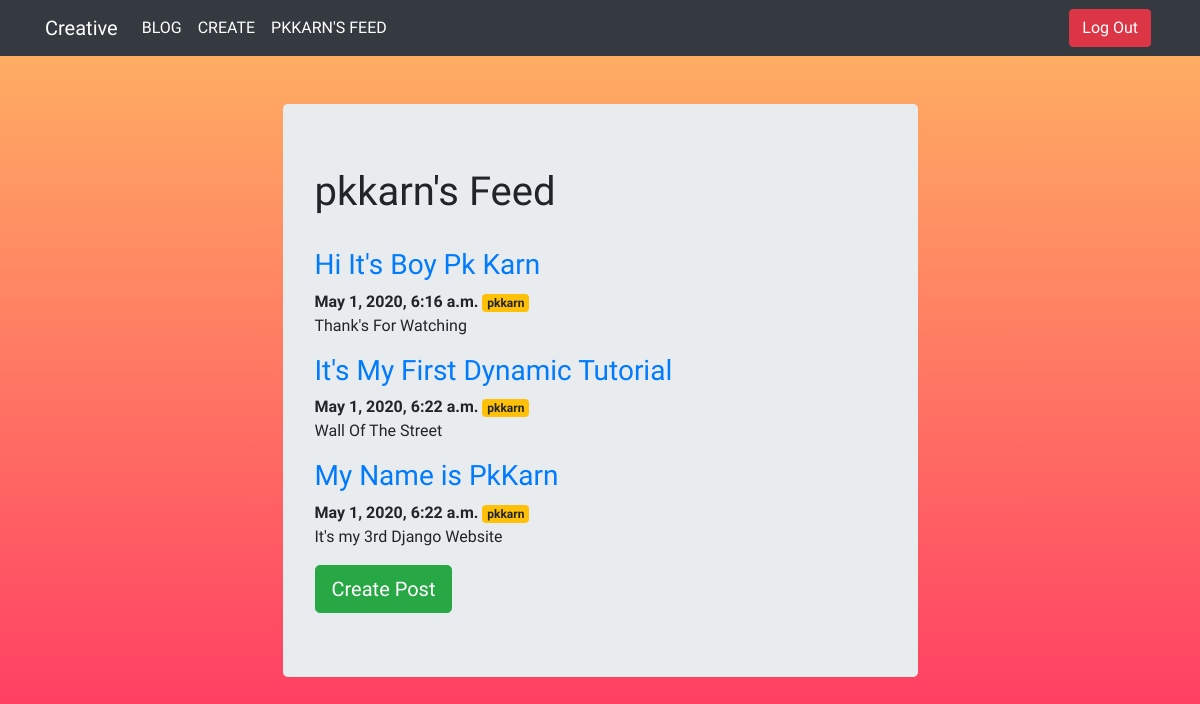
The app's page /myfeed/ (signed in) with its own data.
### blog/models.py (models this page shows, shortened)
class Post(models.Model):
    title = models.CharField(max_length=250)
    writer = models.CharField(max_length=100)
    content = models.TextField(blank=True)
    datecreated = models.DateTimeField(auto_now_add=True)
    user = models.ForeignKey(User, on_delete=models.CASCADE)

### blog/views.py (the view)
# urls.py: path('myfeed/', views.myfeed, name='myfeed'),
@login_required(login_url="loginuser")
def myfeed(request):
    posts = Post.objects.filter(user=request.user)
    return render(request, 'blog/myfeed.html', {'posts': posts})

### templates/blog/myfeed.html
{% extends 'base.html' %}
{% block content %}
<div class="row justify-content-center mt-5">
    <div class="col-md-7 text-left">
    <div class="jumbotron">
        <h1>{{ user.username }}'s Feed</h1><br>
        {% for post in posts %}
          <a href="{% url 'editfeed' post.id %}"> <h3>{{ post.title }}</h3></a>
          <strong>{{ post.datecreated }}</strong>
          <span class="badge badge-warning">{{ post.user }}</span>
          <p>{{ post.content }}</p>
        {% endfor %}
        <a role="button" href="{% url 'create' %}" class="btn btn-success btn-lg">Create Post</a>
    </div>
    </div>
</div>
{% endblock %}

### templates/base.html (shortened to what this page needs)
<!DOCTYPE html>
{% load static %}
<html lang="en">
<head>
    <link rel="stylesheet" type="text/css" href="https://stackpath.bootstrapcdn.com/bootstrap/4.4.1/css/bootstrap.min.css"/>
    <link rel="stylesheet" href="{% static 'style.css' %}">
</head>
<body>
{% if user.is_authenticated %}
    <nav class="navbar navbar-expand-lg navbar-dark bg-dark">
        <div class="container">
            <a class="navbar-brand" href="{% url 'blog' %}">
                <span>Creative</span>
            </a>
            <div class="collapse navbar-collapse" id="navbarNavAltMarkup">
                <div class="navbar-nav">
                    <a href="{% url 'blog' %}" class="nav-link active">BLOG</a>
                    <a href="{% url 'create' %}" class="nav-link active">CREATE</a>
                    <a href="{% url 'myfeed' %}" class="nav-link active">{{ user.username|upper }}'S FEED</a>
                </div>
                <div class="navbar-nav ml-auto">
                    <form action="{% url 'logoutuser' %}" method="POST">
                      <button type="submit" class="btn btn-danger">Log Out</button>&nbsp;
                    </form>
                </div>
            </div>
        </div>
    </nav>
{% endif %}
<div class="container">
    {% block content %}
    {% endblock%}
</div>
</body>
</html>

### static/style.css (style rules this page uses)
body { font-family: 'Rancho', cursive; background-image: linear-gradient(#ffb663,#ff3063); background-size: cover; width: 100% height: auto; background-position: center; background-attachment: fixed; background-repeat: no-repeat; }

### records on screen
Post: title "Hi It's Boy Pk Karn", datecreated "May 1, 2020, 6:16 a.m.", user "pkkarn", content "Thank's For Watching"
Post: title "It's My First Dynamic Tutorial", datecreated "May 1, 2020, 6:22 a.m.", user "pkkarn", content "Wall Of The Street"
Post: title "My Name is PkKarn", datecreated "May 1, 2020, 6:22 a.m.", user "pkkarn", content "It's my 3rd Django Website"

### other values on screen
{{ user.username|upper }} "PKKARN"
{{ user.username }} "pkkarn"
